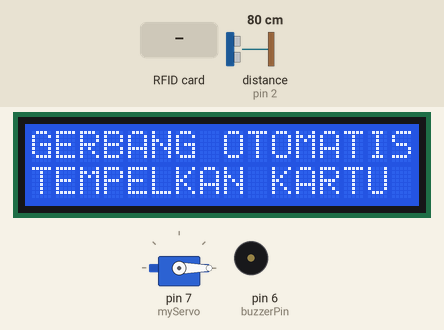
Simulated run of this sketch. Board: Arduino Uno, built with avr-gcc and run on an emulated ATmega328P. On the bench: 16×2 character LCD, servo, buzzer (waves = sounding, pin HIGH). Inputs (shaded band) come from the test bench; at power-on: distance to the obstacle (sensor on pin 2) 80 cm. The echo pulse lasts 58.3 µs per cm; pins used as bus, display or sensor lines are not drawn; what the sketch prints to the serial monitor is not drawn.

Above: at 3.5 s.
3.6 s: RFID card 02 C9 B3 A1 F0 8C 60 held to the reader
At 6.2 s:
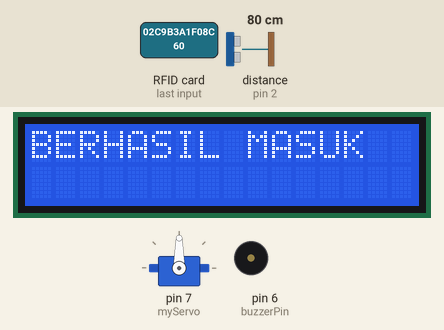
6.6 s: RFID card 5E 7A 19 C4 held to the reader
At 9.4 s:
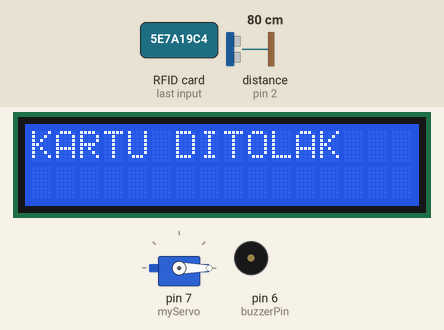
9.7 s: distance to the obstacle (sensor on pin 2) set to 22 cm
12.8 s: distance to the obstacle (sensor on pin 2) set to 18 cm
At 14.5 s:
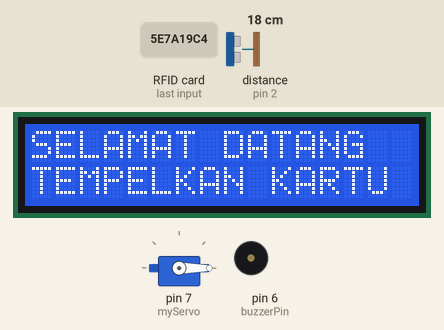
14.8 s: RFID card 04 73 1D BA D4 5D 80 held to the reader
At 15.96 s:
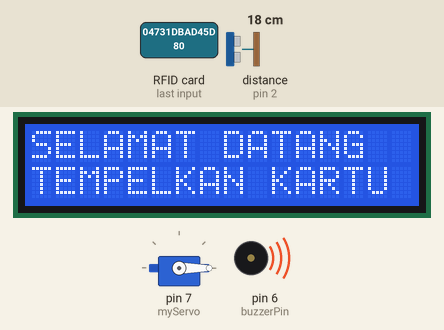
17.9 s: distance to the obstacle (sensor on pin 2) set to 35 cm
At 18.4 s:
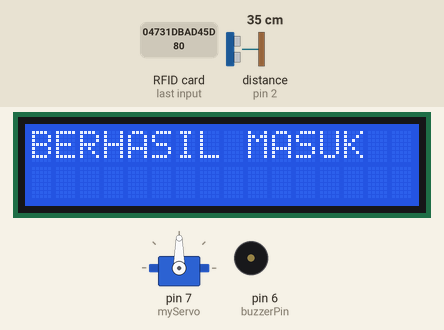
Timing chart, 0 to 20.4 s (numbered marks = the images above; inputs shaded):
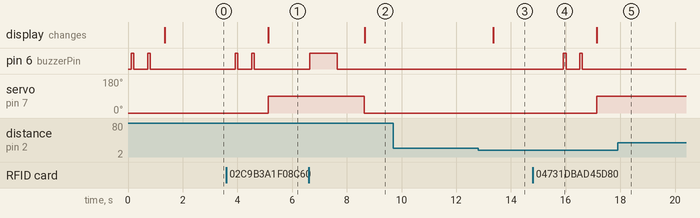

The sketch:

chalange_gerbang_otomnatis_versi2.ino
```cpp
#include <LiquidCrystal_I2C.h>
#include <SPI.h>
#include <MFRC522.h>
#include <Servo.h>
#include<NewPing.h>
#define SS_PIN 10
#define RST_PIN 9


int buzzerPin =6;
int triger =3;
int echo =2;
int batas =200; //Maksimal 400 cm
int kunci1;


//unsigned long unlockTime = 0; // Waktu ketika kunci terbuka
//const unsigned long unlockDuration = 1000; // Durasi kunci terbuka dalam milidetik

Servo myServo;
MFRC522 rfid(SS_PIN, RST_PIN);
NewPing cm(triger,echo,batas);
LiquidCrystal_I2C lcd (0x27 , 16, 2);

void setup() {
  Serial.begin(9600);
  SPI.begin();
  lcd.begin();
  lcd.backlight();
  rfid.PCD_Init();
  myServo.attach(7); // Attach servo to pin 7
  myServo.write(0); // Initialize servo position (locked)
  Serial.println("Waiting for an RFID card...");
  pinMode(buzzerPin,OUTPUT);


  buzzerOke();
  lcd.setCursor(0,0);lcd.print("GERBANG OTOMATIS");
  lcd.setCursor(0,1);lcd.print("TEMPELKAN KARTU");
  delay(1000);
}
void buzzerOke(){
    digitalWrite(buzzerPin,HIGH);
    delay(100);
    digitalWrite(buzzerPin,LOW);
    delay(500);
    digitalWrite(buzzerPin,HIGH);
    delay(100);
    digitalWrite(buzzerPin,LOW);
    delay(500);
  }
void buzzerGagal(){
   digitalWrite(buzzerPin,HIGH);
   delay(1000);
   digitalWrite(buzzerPin,LOW);
   delay(1000);
  }
void loop() {
  //unsigned long currentTime = millis();
  int bacaJarak=cm.ping_cm();
  Serial.print("Data jarak:");
  Serial.print(bacaJarak);
  Serial.print(" cm");
  Serial.println();
  delay(500); //Jeda waktu perulagan seama 500 mili detik
     //inisiasi lcd

  if (bacaJarak <20 and bacaJarak >0){
  myServo.write(0);
  lcd.setCursor(0,0);lcd.print("SELAMAT DATANG");
  lcd.setCursor(0,1);lcd.print("TEMPELKAN KARTU");
  delay(1000);
        }
//  lcd.clear();
//  lcd.backlight();
//  lcd.setCursor(0,0);lcd.print("GERBANG OTOMATIS");
//  //lcd.print(bacaJarak);lcd.print(" ");
//  delay(1000);


  if (rfid.PICC_IsNewCardPresent()and rfid.PICC_ReadCardSerial()) {
      Serial.print("Kartu Terdeteksi");
//      Serial.print(" | ");
//      Serial.print("Kunci1: ");
//      Serial.println(kunci1);
//      //delay(200);


      String uidContent = "";

      for (byte i = 0; i < rfid.uid.size; i++) {
        uidContent.concat(String(rfid.uid.uidByte[i] < 0x10 ? "0" : ""));
        uidContent.concat(String(rfid.uid.uidByte[i], HEX));
      }

      Serial.print("UID Tag: ");
      Serial.println(uidContent);


 if (uidContent == "02c9b3a1f08c60" || uidContent == "04731dbad45d80") {
      buzzerOke();
       myServo.write(90); // Unlock the servo (open)
       lcd.clear();lcd.setCursor(0,0);lcd.print("BERHASIL MASUK");
       delay(1000);
 }

else{
    buzzerGagal();
    myServo.write(0);
    lcd.clear();lcd.setCursor(0,0);lcd.print("KARTU DITOLAK");
    delay(1000);
//
          }


  }
}
```

Measured:
- the behaviour switches between 20 and 19 cm on distance to the obstacle (sensor on pin 2) (found by bisection; images 2 and 3)
- after the input at 3.6 s, pin 6 (buzzerPin): alternates HIGH for 0.10 s and LOW for 0.50 s, 4 changes in all, then stays LOW, starting after 0.32 s; servo on pin 7 (myServo): 0° → 90° after 1.5 s; the display: changes after 1.5 s (image 1)
- after the input at 6.6 s, pin 6 (buzzerPin): LOW → HIGH at once, → LOW 1.0 s later; servo on pin 7 (myServo): 90° → 0° after 2.0 s; the display: changes after 2.1 s (image 2)
- after the input at 9.7 s, every drawn part: stays the same
- after the input at 12.8 s, the display: changes after 0.56 s (image 3)
- after the input at 14.8 s, pin 6 (buzzerPin): alternates HIGH for 0.10 s and LOW for 0.50 s, 4 changes in all, then stays LOW, starting after 1.1 s; servo on pin 7 (myServo): 0° → 90° after 2.3 s
- after the input at 17.9 s, servo on pin 7 (myServo): stays 90° (without the input it goes to 0° after 0.76 s)
